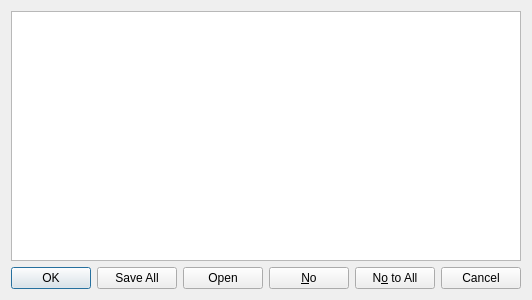
<?xml version="1.0" encoding="UTF-8"?>
<ui version="4.0">
 <class>InfoDialog</class>
 <widget class="QDialog" name="InfoDialog">
  <property name="geometry">
   <rect>
    <x>0</x>
    <y>0</y>
    <width>400</width>
    <height>300</height>
   </rect>
  </property>
  <property name="windowTitle">
   <string>Dialog</string>
  </property>
  <layout class="QVBoxLayout" name="verticalLayout">
   <item>
    <widget class="QTextEdit" name="textEdit"/>
   </item>
   <item>
    <widget class="QDialogButtonBox" name="buttonBox">
     <property name="standardButtons">
      <set>QDialogButtonBox::Cancel|QDialogButtonBox::No|QDialogButtonBox::NoToAll|QDialogButtonBox::Ok|QDialogButtonBox::Open|QDialogButtonBox::SaveAll</set>
     </property>
    </widget>
   </item>
  </layout>
 </widget>
 <resources/>
 <connections/>
</ui>
